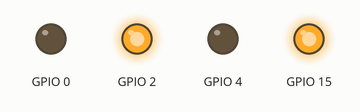
This program was run on a simulated ESP32. Shown: output pins drawn as LEDs (lit = HIGH). Nothing arrives over Bluetooth unless stated.

Above: at 0.1 s.
Timing chart, 0 to 1.6 s (numbered marks = the images above):
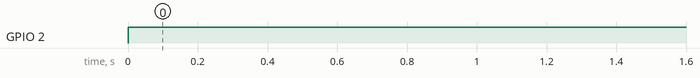

Measured:
- by itself, GPIO 2: LOW → HIGH at 0.00 s

The program:

main.cpp
```cpp
#include <Arduino.h>
#include <PS4Controller.h>
#include "two_wheel_robo.hpp"

const     char*     PS4_BLE_ADDRESS {"e4:65:b8:7e:12:1c"};
constexpr uint8_t   DIR1            {15};
constexpr uint8_t   DIR2            {2};
constexpr uint8_t   PWM1            {0};
constexpr uint8_t   PWM2            {4};
constexpr uint8_t   PWM_CHANNEL1    {0};
constexpr uint8_t   PWM_CHANNEL2    {1};
constexpr uint16_t  PWM_FREQ        {1000};
constexpr uint8_t   PWM_RES         {8};

DCMoterConfig right_wheel(DIR1, PWM1, PWM_CHANNEL1, PWM_RES);
DCMoterConfig left_Wheel (DIR2, PWM2, PWM_CHANNEL2, PWM_RES);
TwoWheelRobo robo(right_wheel, left_Wheel);

void setup() {
    PS4.begin(PS4_BLE_ADDRESS);
    ledcSetup(PWM_CHANNEL1, PWM_FREQ, PWM_RES);
    ledcSetup(PWM_CHANNEL2, PWM_FREQ, PWM_RES);
    robo.setup();
}

void loop() {
    double run_x_v, run_y_v;
    run_x_v = PS4.LStickX();
    // deadzone
    if(run_x_v < 10 && run_x_v > -10) run_x_v = 0;
    run_y_v = PS4.LStickY();
    if(run_y_v < 10 && run_y_v > -10) run_y_v = 0;

    robo.move(run_y_v / 127.0, run_x_v / 127.0);
}
```

dc_moter.hpp
```cpp
#pragma once

#include <Arduino.h>

struct DCMoterConfig {
    DCMoterConfig(uint8_t dir_pin, uint8_t pwm_pin, uint8_t pwm_channel, uint8_t pwm_res_bits) :
    dir_pin     (dir_pin),
    pwm_pin     (pwm_pin),
    pwm_channel (pwm_channel),
    pwm_res_bits(pwm_res_bits) {
        int res{2};
        for(int i = 0; i < pwm_res_bits - 1; i++) res *= 2;
        pwm_res = res;
    }
    const uint8_t dir_pin;
    const uint8_t pwm_pin;
    const uint8_t pwm_channel;
    const uint8_t pwm_res_bits;
    int           pwm_res;
};

class DCMoter{
    public:
    DCMoter(DCMoterConfig config);
    ~DCMoter();

    void setup();
    void move(bool dir, double duty);

    private:
    const DCMoterConfig m_config;
};

DCMoter::DCMoter(DCMoterConfig config) :
    m_config(config) {}
DCMoter::~DCMoter() {}

void DCMoter::setup() {
    pinMode(m_config.dir_pin, OUTPUT);
    ledcAttachPin(m_config.pwm_pin, m_config.pwm_channel);
}
void DCMoter::move(bool dir, double duty) {
    if(dir) digitalWrite(m_config.dir_pin, HIGH);
    else digitalWrite(m_config.dir_pin, LOW);

    duty *= m_config.pwm_res;

    ledcWrite(m_config.pwm_channel, duty);
}
```

two_wheel_robo.hpp
```cpp
#pragma once

#include "dc_moter.hpp"

class TwoWheelRobo {
    public:
    TwoWheelRobo(DCMoterConfig right_moter_config, DCMoterConfig left_moter_config);

    void setup();
    void move(double run_v, double turn_V);

    private:
    DCMoter m_right_wheel;
    DCMoter m_left_wheel;
};

TwoWheelRobo::TwoWheelRobo(DCMoterConfig right_moter_config, DCMoterConfig left_moter_config) :
    m_right_wheel(DCMoter(right_moter_config)),
    m_left_wheel(DCMoter(left_moter_config)) {}

void TwoWheelRobo::setup() {
    m_right_wheel.setup();
    m_left_wheel.setup();
}
void TwoWheelRobo::move(double run_v, double turn_v) { // -1~1
    float r_v, l_v;
    r_v = run_v - turn_v;
    l_v = run_v + turn_v;
    if(r_v > 1.0) r_v = 1.0;
    if(r_v < -1.0) r_v = -1.0;
    if(l_v > 1.0) l_v = 1.0;
    if(l_v < -1.0) l_v = -1.0;

    if(r_v > 0) m_right_wheel.move(0, r_v);
    else m_right_wheel.move(1, -r_v);
    if(l_v > 0) m_left_wheel.move(0, l_v);
    else m_left_wheel.move(1, -l_v);
}
```
